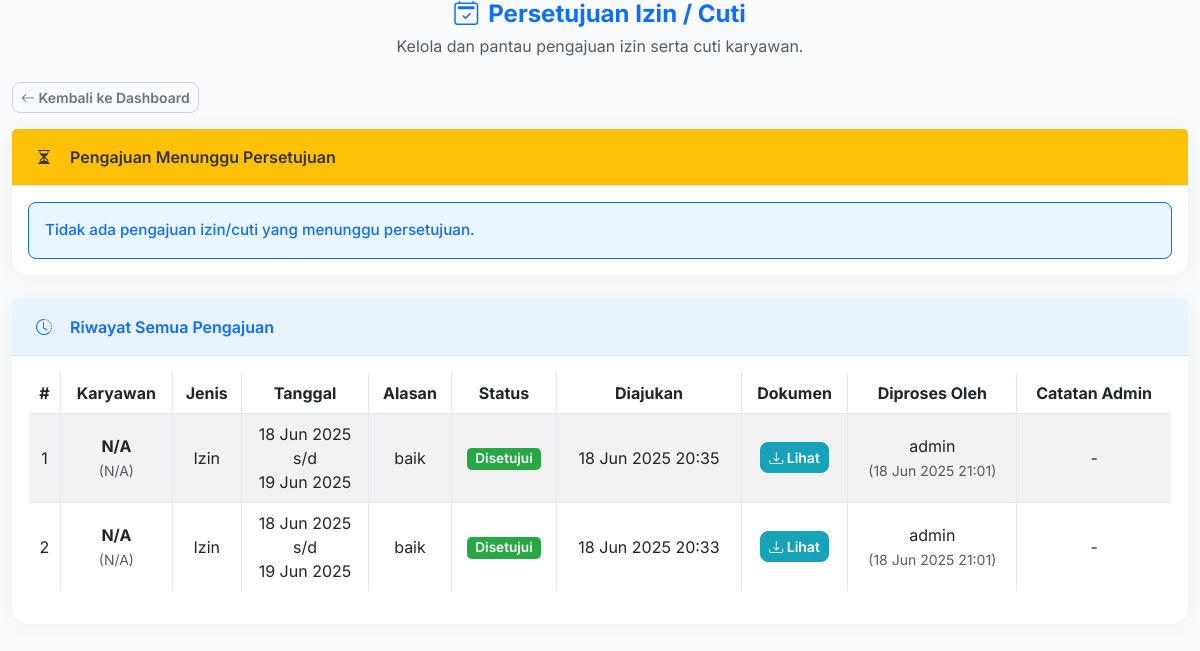
Before: /admin/persetujuan_izin_cuti.php (signed in) with the older database file.
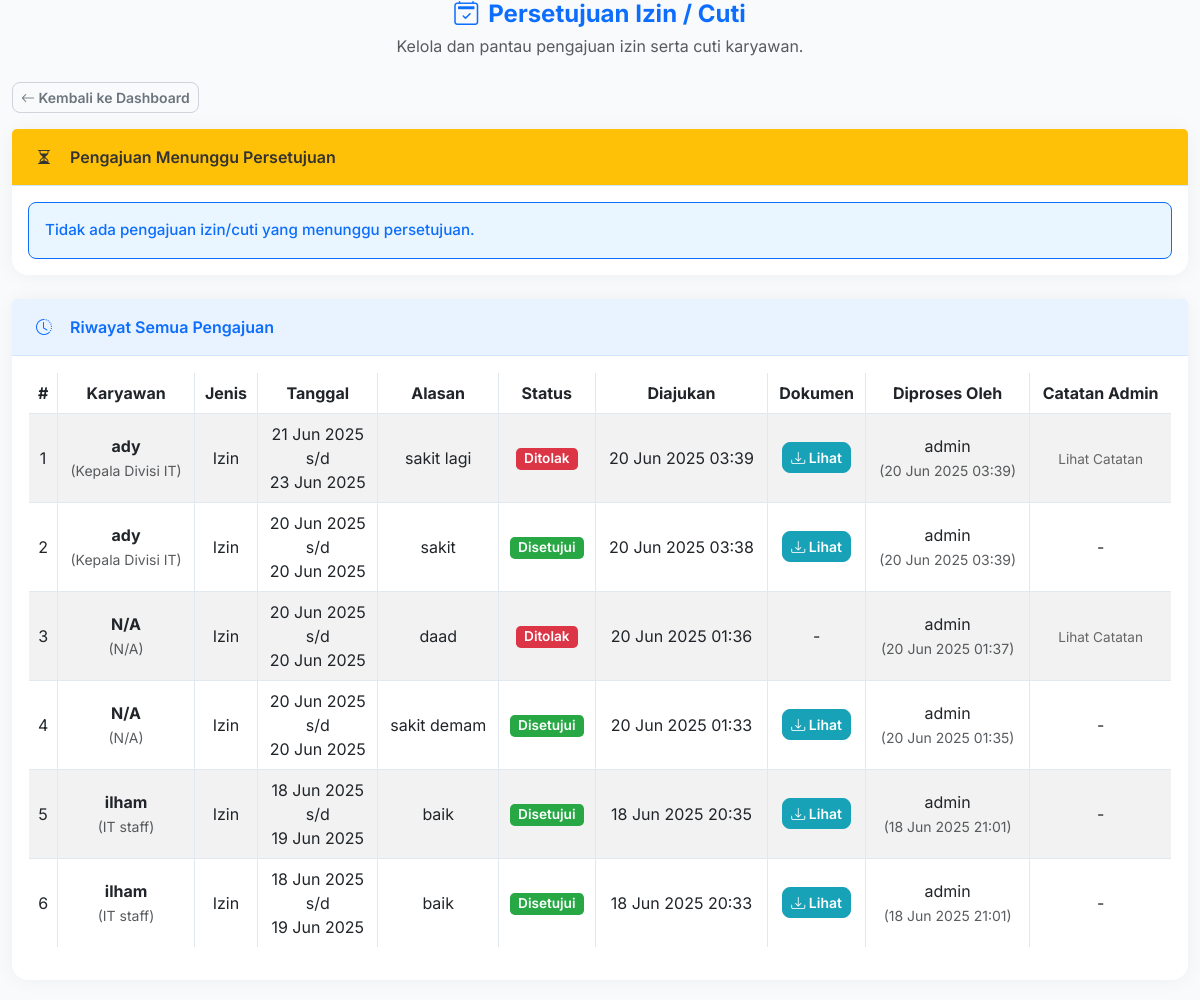
After: the same page with the newer database file.
### tables this page shows
CREATE TABLE `pengajuan_izin_cuti` (
  `id` int NOT NULL,
  `user_id` int DEFAULT NULL,
  `jenis_pengajuan` enum('izin','cuti') NOT NULL,
  `tanggal_mulai` date NOT NULL,
  `tanggal_akhir` date NOT NULL,
  `alasan` text NOT NULL,
  `dokumen_pendukung` varchar(255) DEFAULT NULL,
  `status` enum('pending','disetujui','ditolak') NOT NULL DEFAULT 'pending',
  `tanggal_pengajuan` datetime DEFAULT CURRENT_TIMESTAMP,
  `disetujui_oleh` int DEFAULT NULL,
  `tanggal_persetujuan` datetime DEFAULT NULL,
  `catatan_admin` text
);

CREATE TABLE `user` (
  `id` int NOT NULL,
  `username` varchar(50) NOT NULL,
  `password` varchar(255) NOT NULL,
  `nama` varchar(255) NOT NULL,
  `jabatan` varchar(100) DEFAULT NULL,
  `email` varchar(255) DEFAULT NULL,
  `role` enum('admin','user') NOT NULL,
  `created_at` datetime DEFAULT CURRENT_TIMESTAMP
);

### includes/function.php (called while the page is built, shortened)
<?php
function get_all_leave_requests_history() {
    global $conn;
    $requests = [];
    $stmt = $conn->prepare("
        SELECT
            pic.*,
            u.nama AS nama_karyawan,
            u.jabatan AS jabatan_karyawan,
            u_admin.username AS admin_username
        FROM
            pengajuan_izin_cuti pic
        LEFT JOIN
            user u ON pic.user_id = u.id -- JOIN ke tabel 'user' yang baru
        LEFT JOIN
            user u_admin ON pic.disetujui_oleh = u_admin.id -- JOIN ke tabel 'user' untuk admin
        ORDER BY
            pic.tanggal_pengajuan DESC
    ");
    $stmt->execute();
    $result = $stmt->get_result();
    while ($row = $result->fetch_assoc()) {
        $requests[] = $row;
    }
    return $requests;
}
?>

### admin/persetujuan_izin_cuti.php (the view, shortened to what the changed rows need)
<?php
require '../includes/config.php';
require '../includes/function.php';
$all_requests_history = get_all_leave_requests_history();
?>
<!DOCTYPE html>
<html lang="id">
<head>
    <link href="https://cdn.jsdelivr.net/npm/bootstrap@5.3.0/dist/css/bootstrap.min.css" rel="stylesheet">
    <link href="https://cdn.jsdelivr.net/npm/bootstrap-icons@1.10.5/font/bootstrap-icons.css" rel="stylesheet">
    <link href="../assets/style.css" rel="stylesheet"> </head>
<body>
<div class="container admin-wide">
    <div class="card">
        <div class="card-body">
            <?php if (empty($all_requests_history)): ?>
                <div class="alert alert-info mb-0" role="alert">
                    Belum ada riwayat pengajuan izin/cuti.
                </div>
            <?php else: ?>
                <div class="table-responsive">
                    <table class="table table-bordered table-striped table-hover">
                        <thead>
                            <tr>
                                <th scope="col">#</th>
                                <th scope="col">Karyawan</th>
                                <th scope="col">Jenis</th>
                                <th scope="col">Tanggal</th>
                                <th scope="col">Alasan</th>
                                <th scope="col">Status</th>
                                <th scope="col">Diajukan</th>
                                <th scope="col">Dokumen</th>
                                <th scope="col">Diproses Oleh</th>
                                <th scope="col">Catatan Admin</th>
                            </tr>
                        </thead>
                        <tbody>
                            <?php $no = 1; ?>
                            <?php foreach ($all_requests_history as $req): ?>
                                <tr>
                                    <td><?= $no++ ?></td>
                                    <td>
                                        <strong><?= htmlspecialchars($req['nama_karyawan'] ?? 'N/A') ?></strong>
                                        <br><small class="text-muted">(<?= htmlspecialchars($req['jabatan_karyawan'] ?? 'N/A') ?>)</small>
                                    </td>
                                    <td><?= ucfirst($req['jenis_pengajuan']) ?></td>
                                    <td>
                                        <?= date('d M Y', strtotime($req['tanggal_mulai'])) ?>
                                        <br>s/d
                                        <br><?= date('d M Y', strtotime($req['tanggal_akhir'])) ?>
                                    </td>
                                    <td><?= htmlspecialchars(substr($req['alasan'], 0, 80)) ?><?= (strlen($req['alasan']) > 80) ? '...' : '' ?></td>
                                    <td>
                                        <span class="status-badge status-badge-<?= htmlspecialchars($req['status']) ?>">
                                            <?= ucfirst($req['status']) ?>
                                        </span>
                                    </td>
                                    <td><?= date('d M Y H:i', strtotime($req['tanggal_pengajuan'])) ?></td>
                                    <td>
                                        <?php if (!empty($req['dokumen_pendukung'])): ?>
                                            <a href="../uploads/izin_cuti/<?= htmlspecialchars($req['dokumen_pendukung']) ?>" target="_blank" class="btn btn-sm btn-info text-white">
                                                <i class="bi bi-download"></i> Lihat
                                            </a>
                                        <?php else: ?>
                                            -
                                        <?php endif; ?>
                                    </td>
                                    <td>
                                        <?php if ($req['status'] != 'pending'): ?>
                                            <?= htmlspecialchars($req['admin_username'] ?? 'N/A') ?>
                                            <br><small class="text-muted">(<?= date('d M Y H:i', strtotime($req['tanggal_persetujuan'])) ?>)</small>
                                        <?php else: ?>
                                            Belum Diproses
                                        <?php endif; ?>
                                    </td>
                                    <td>
                                        <?php if (!empty($req['catatan_admin'])): ?>
                                            <span class="small-text" data-bs-toggle="tooltip" data-bs-placement="top" title="<?= htmlspecialchars($req['catatan_admin']) ?>">
                                                Lihat Catatan
                                            </span>
                                        <?php else: ?>
                                            -
                                        <?php endif; ?>
                                    </td>
                                </tr>
                            <?php endforeach; ?>
                        </tbody>
                    </table>
                </div>
            <?php endif; ?>
        </div>
    </div>
</div>
</body>
</html>

Changed rows visible on the page:
added pengajuan_izin_cuti: user.nama "ady", user.jabatan "Kepala Divisi IT", jenis_pengajuan "Izin", tanggal_mulai "21 Jun 2025", tanggal_akhir "23 Jun 2025", alasan "sakit lagi", status "Ditolak", tanggal_pengajuan "20 Jun 2025 03:39", disetujui_oleh.username "admin", tanggal_persetujuan "20 Jun 2025 03:39"
added pengajuan_izin_cuti: user.nama "ady", user.jabatan "Kepala Divisi IT", jenis_pengajuan "Izin", tanggal_mulai "20 Jun 2025", tanggal_akhir "20 Jun 2025", alasan "sakit", status "Disetujui", tanggal_pengajuan "20 Jun 2025 03:38", disetujui_oleh.username "admin", tanggal_persetujuan "20 Jun 2025 03:39"
added pengajuan_izin_cuti: nama_karyawan "N/A", jabatan_karyawan "N/A", jenis_pengajuan "Izin", tanggal_mulai "20 Jun 2025", tanggal_akhir "20 Jun 2025", alasan "daad", status "Ditolak", tanggal_pengajuan "20 Jun 2025 01:36", disetujui_oleh.username "admin", tanggal_persetujuan "20 Jun 2025 01:37"
added pengajuan_izin_cuti: nama_karyawan "N/A", jabatan_karyawan "N/A", jenis_pengajuan "Izin", tanggal_mulai "20 Jun 2025", tanggal_akhir "20 Jun 2025", alasan "sakit demam", status "Disetujui", tanggal_pengajuan "20 Jun 2025 01:33", disetujui_oleh.username "admin", tanggal_persetujuan "20 Jun 2025 01:35"
changed pengajuan_izin_cuti "18 Jun 2025 20:35": user.nama "N/A" → "ilham"; user.jabatan "N/A" → "IT staff"
changed pengajuan_izin_cuti "18 Jun 2025 20:33": user.nama "N/A" → "ilham"; user.jabatan "N/A" → "IT staff"
